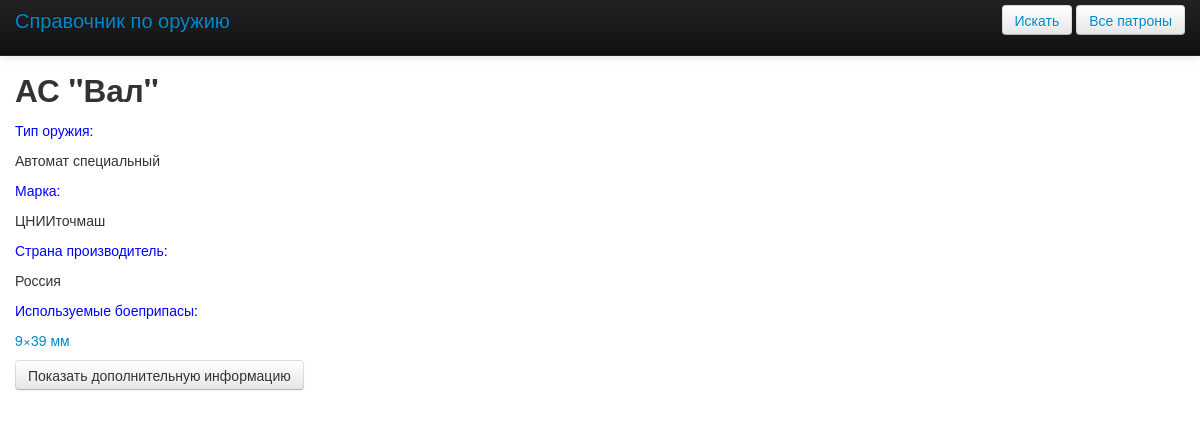
The page /cw/1/ on the database its author committed.
### dj_project/models.py (models this page shows, shortened)
class Weapon(models.Model):
    title = models.CharField(max_length=100, verbose_name='Тип оружия')
    model = models.ForeignKey(ModelWeapon, related_name='+', verbose_name='Модель оружия')
    mark = models.ForeignKey(ManufacturerWeapon, related_name='+', verbose_name='Производитель оружия')
    patron = models.ForeignKey(Patron, related_name='weapons', verbose_name='Патрон')
    country = models.ForeignKey(CountryFabricator, related_name='weapons', verbose_name='Страна производитель')
    history = models.ForeignKey(ModelWeapon, related_name='+', verbose_name='История модели')
    pub_date = models.DateTimeField()
    class Meta:
        verbose_name = 'Оружие'
        verbose_name_plural = 'Оружия'
    def get_url_history(self):
        return "/cw/%i/%d/" % (self.id, self.history.id)
    def get_url_patron(self):
        return "/cw/%i/p/%g/" % (self.id, self.patron.id)

class ModelWeapon(models.Model):
    title = models.CharField(max_length=50, verbose_name='Модель оружия')
    ttc = models.TextField(verbose_name='Тактико-технические характеристики')
    history = models.TextField(verbose_name='История модели')
    class Meta:
        verbose_name = 'Модель оружия'
        verbose_name_plural = 'Модели оружия'
    def __unicode__(self):
        return self.title

class ManufacturerWeapon(models.Model):
    title = models.CharField(max_length=50, verbose_name='Производитель оружия')
    class Meta:
        verbose_name = 'Приозводитель оружия'
        verbose_name_plural = 'Производители оружия'
    def __unicode__(self):
        return self.title

class CountryFabricator(models.Model):
    title = models.CharField(max_length=30, verbose_name='Страна')
    class Meta:
        verbose_name = 'Страна производитель'
        verbose_name_plural = 'Страны производители'
    def __unicode__(self):
        return self.title

class Patron(models.Model):
    title = models.CharField(max_length=50, verbose_name='Патрон по виду оружия')
    type_patron = models.CharField(max_length=50, verbose_name='Тип патрона')
    characteristic = models.TextField(verbose_name='Характеристика патрона')
    class Meta:
        verbose_name = 'Патрон'
        verbose_name_plural = 'Патроны'
    def __unicode__(self):
        return self.type_patron

### dj_project/views.py (the view)
# urls.py: url(r'^(?P<pk>\d+)/$', WeaponDetailView.as_view()),  # а по URL http://имя_сайта/cw/число/
class WeaponDetailView(DetailView):  # детализированное представление модели
    model = Weapon

### dj_project/templates/dj_project/weapon_detail.html
{% extends 'dj_project/base.html' %}
{% block content %}
    <h2>{{ weapon.model }}</h2>
    <p style="color: blue">Тип оружия:</p><p>{{ weapon.title }}</p>
    <p style="color: blue">Марка:</p><p>{{ weapon.mark }}</p>
    <p style="color: blue">Страна производитель:</p><p>{{ weapon.country }}</p>
    <p style="color: blue">Используемые боеприпасы:</p><a href="{{ weapon.get_url_patron }}">
    <p>{{ weapon.patron}}</a></p>
    <p><a href="{{ weapon.get_url_history }}">
        <button type="submit" class="btn">Показать дополнительную информацию</button></a></p>
{% endblock %}

### dj_project/templates/dj_project/base.html (style rules this page uses)
body { padding-top: 60px; }

### rows shown on the page
Weapon: model "АС \"Вал\"", title "Автомат специальный", mark "ЦНИИточмаш", country "Россия", patron "9×39 мм"
